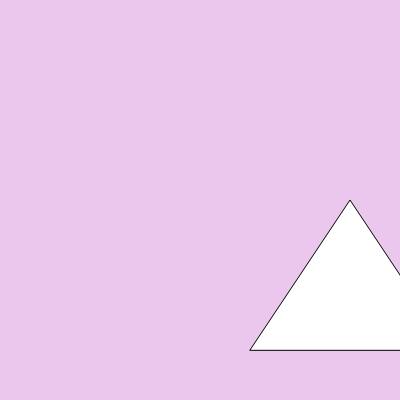
Frame 1 (no input)
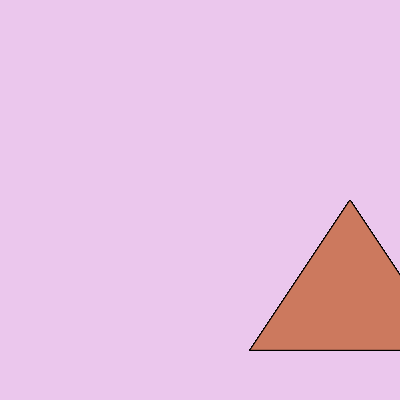
Frame 60 (no input)
Frame 120 (the mouse pressed at the canvas centre since frame 60): identical to frame 60, image omitted

The p5.js sketch that drew these frames (run headless with seeded random() and noise() and a simulated clock; from frame 60 on, the mouse is pressed at the canvas centre):

// p5.js sketch
// ── sketch.js
function setup() {
  createCanvas(400, 400);
  background (235, 199, 237)
}

function draw() {
  //background(220);
  triangle (250, 350, 350, 200, 450, 350)
  fill (204, 121, 94)
}
